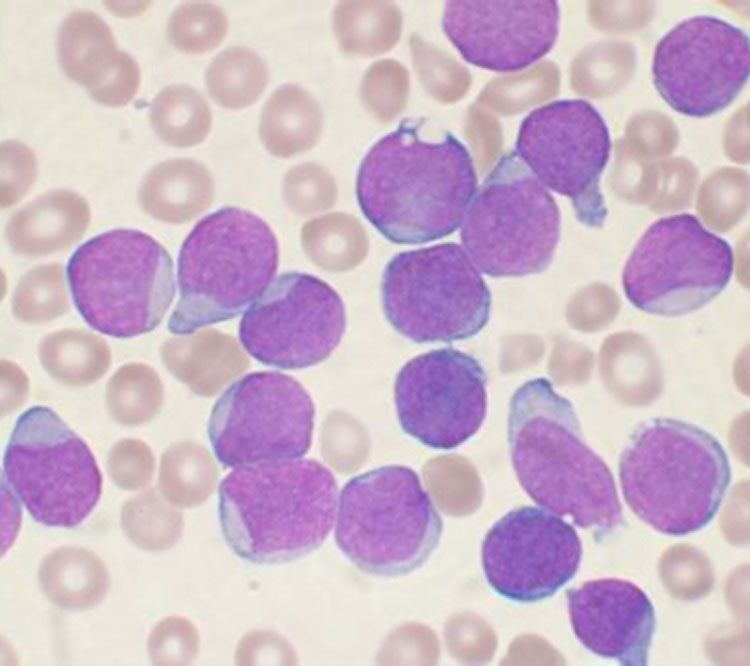
#> input picture 1_image_processing/dataset/train/img-5.jpg, 750 x 666 px
$ jupyter execute 'morph and dt.ipynb'   (shell and % lines are left out)   (older library calls are emulated)
#> lines starting #> are read from the running program, lines starting #| are printed output that depends on the picture; after the words box and inside, x2 and y2 are one past the last pixel; in counts of white or black regions, pixels touching at a corner belong together
[cell 1]
import numpy as np
import cv2
import matplotlib
import matplotlib.pyplot as plt

[cell 2]
cvimg = cv2.imread('dataset/train/img-5.jpg')
#> cvimg is the input picture: shape (666, 750, 3); mean B, G, R 201.5, 182, 204.7
rgbimg = cv2.cvtColor(cvimg, cv2.COLOR_BGR2RGB)
plt.imshow(rgbimg)

[cell 3]
gsimg = cv2.cvtColor(cvimg, cv2.COLOR_BGR2GRAY)
plt.imshow(gsimg, 'gray')

[cell 4]
greenimg = cvimg[:,:,1].astype('float64')
greenimg *= (255.0/greenimg.max())
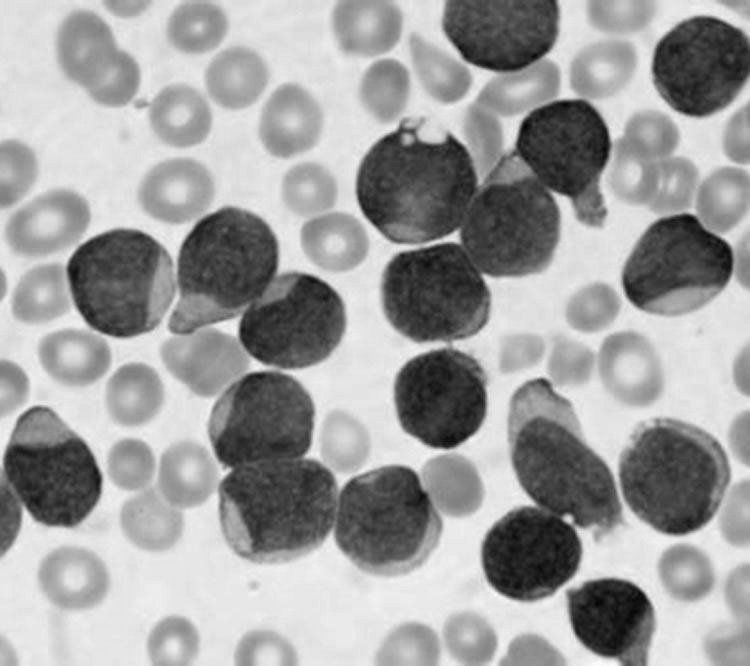
#> greenimg: shape (666, 750) float64; min 73, max 255, mean 187.1; drawn with min black and max white
greenimg = greenimg.astype('uint8')
plt.imshow(greenimg, 'gray')

[cell 5]
adabingreenimg = cv2.adaptiveThreshold(greenimg, 255, cv2.ADAPTIVE_THRESH_MEAN_C, cv2.THRESH_BINARY, 535, 62)
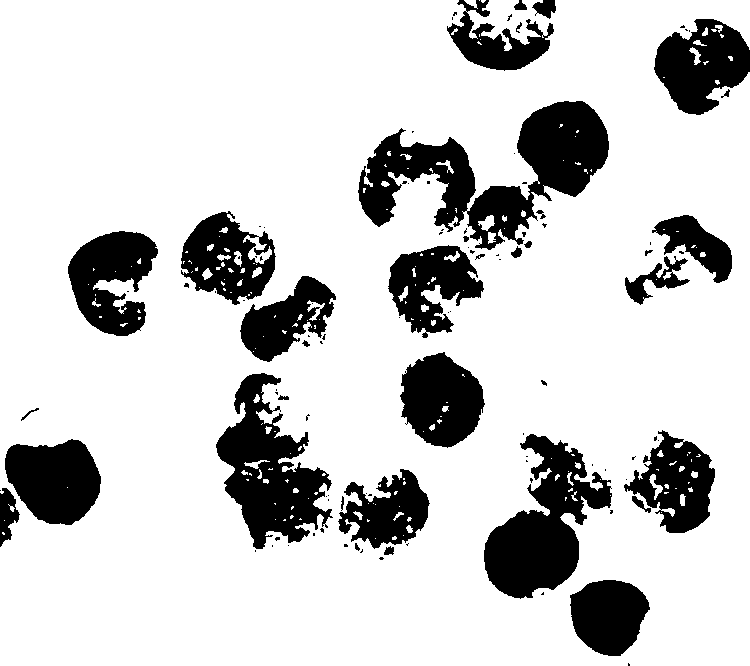
#> adabingreenimg: shape (666, 750); 80.9% white; 106 black regions (71 under 20 px), largest, box (x1, y1, x2, y2) and area: (358, 101, 609, 250) 15077, (484, 434, 612, 599) 10225, (216, 373, 333, 549) 9866
plt.imshow(adabingreenimg, 'gray')

[cell 6]
invadabingreenimg = 255-adabingreenimg
#> invadabingreenimg: shape (666, 750); 19.1% white; 106 white regions (71 under 20 px)
plt.imshow(invadabingreenimg, 'gray')

[cell 7]
img, contours, hierarchy = cv2.findContours(invadabingreenimg, cv2.RETR_LIST, cv2.CHAIN_APPROX_SIMPLE)
#> contours = 328 contours, 231 with area under 20; largest, box (x1, y1, x2, y2) and area: (358, 101, 609, 250) 15055, (484, 434, 612, 599) 9990, (216, 373, 333, 549) 9770, (5, 439, 101, 525) 5988, (654, 19, 750, 115) 5965
for contour in contours:
    cv2.fillPoly(invadabingreenimg, pts=[contour], color=255)
#> this loop made 328 passes
#> contour on passes 1, 2, 5: [[628, 663], [628, 665], [629, 665], [629, 664]], [[543, 592], [541, 594], [543, 594]], [[255, 550], [255, 551]]
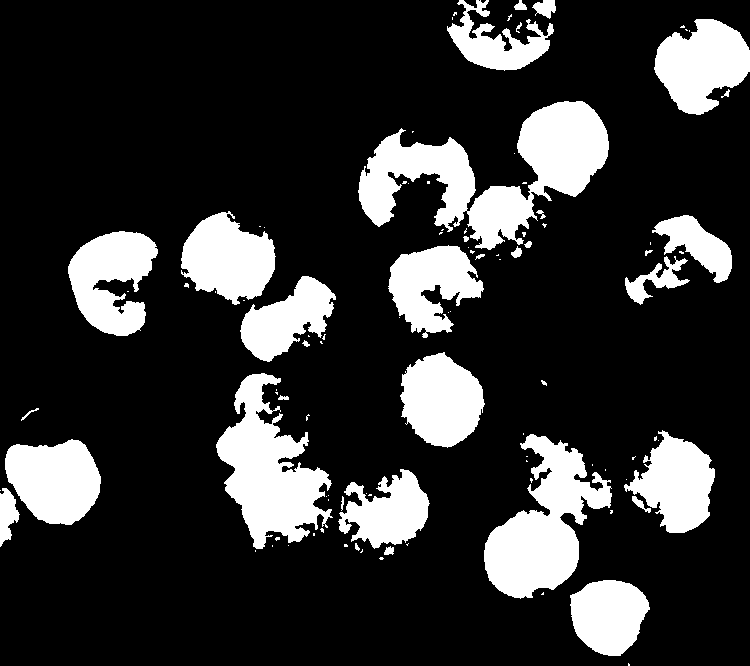
#> invadabingreenimg: shape (666, 750); 19.9% white; 102 white regions (67 under 20 px), largest, box (x1, y1, x2, y2) and area: (358, 101, 609, 250) 15658, (484, 434, 612, 599) 10370, (216, 373, 333, 549) 10219
plt.imshow(invadabingreenimg, 'gray')

[cell 8]
kernel = cv2.getStructuringElement(cv2.MORPH_ELLIPSE, (5, 5))
#> kernel = [[0, 0, 1, 0, 0], [1, 1, 1, 1, 1], [1, 1, 1, 1, 1], [1, 1, 1, 1, 1], [0, 0, 1, 0, 0]]
oinvadabingreenimg = cv2.morphologyEx(invadabingreenimg,cv2.MORPH_OPEN,kernel, iterations = 2)
#> oinvadabingreenimg: shape (666, 750); 18.6% white; 24 white regions, largest, box (x1, y1, x2, y2) and area: (484, 434, 611, 599) 9839, (217, 373, 327, 549) 9483, (517, 101, 609, 197) 6440
plt.imshow(oinvadabingreenimg, 'gray')

[cell 9]
kernel = cv2.getStructuringElement(cv2.MORPH_ELLIPSE, (5, 5))
coinvadabingreenimg = cv2.morphologyEx(oinvadabingreenimg,cv2.MORPH_CLOSE,kernel, iterations = 2)
#> coinvadabingreenimg: shape (666, 750); 18.9% white; 20 white regions, largest, box (x1, y1, x2, y2) and area: (484, 434, 611, 599) 10027, (217, 373, 327, 549) 9621, (359, 134, 533, 250) 8845
plt.imshow(coinvadabingreenimg, 'gray')

[cell 10]
dtcoinvadabingreenimg = cv2.distanceTransform(coinvadabingreenimg,cv2.DIST_L2,5)
plt.imshow(dtcoinvadabingreenimg, 'gray')

[cell 11]
_, temp = cv2.threshold(dtcoinvadabingreenimg,0.4*dtcoinvadabingreenimg.max(),255,0)
#> temp: shape (666, 750) float32; 4.3% white; 21 white regions (4 under 20 px), largest, box (x1, y1, x2, y2) and area: (500, 525, 563, 582) 2471, (233, 434, 305, 520) 2456, (534, 117, 593, 179) 2427
defwhitecells = np.uint8(temp)
plt.imshow(defwhitecells, 'gray')

[cell 12]
kernel = cv2.getStructuringElement(cv2.MORPH_ELLIPSE, (5, 5))
whitecells = cv2.dilate(defwhitecells, kernel, iterations=1)
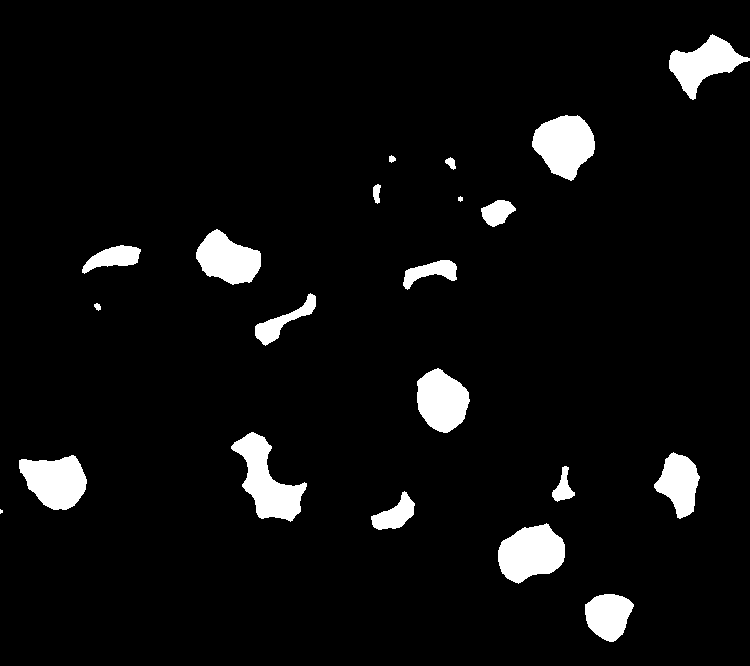
#> whitecells: shape (666, 750); 5.4% white; 21 white regions (1 under 20 px)
plt.imshow(whitecells, 'gray')

[cell 13]
_, whitecellscontours, _ = cv2.findContours(whitecells, cv2.RETR_LIST, cv2.CHAIN_APPROX_SIMPLE)
#> whitecellscontours = 21 contours, 2 with area under 20; largest, box (x1, y1, x2, y2) and area: (231, 432, 307, 522) 2900, (498, 523, 565, 584) 2773, (532, 115, 595, 181) 2735, (19, 455, 87, 510) 2530, (417, 368, 470, 433) 2390
print(len(whitecellscontours))
#| 21

[cell 14]
adabingreenimg = cv2.adaptiveThreshold(greenimg, 255, cv2.ADAPTIVE_THRESH_MEAN_C, cv2.THRESH_BINARY, 535, 0)
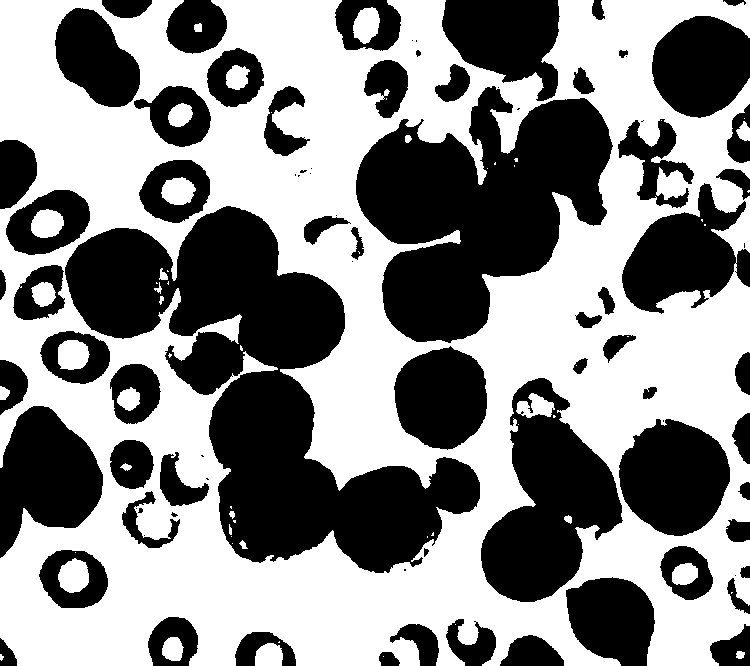
#> adabingreenimg: shape (666, 750); 53.8% white; 85 black regions (23 under 20 px), largest, box (x1, y1, x2, y2) and area: (65, 206, 480, 573) 58834, (356, 86, 613, 343) 38334, (481, 378, 623, 602) 17022
plt.imshow(adabingreenimg, 'gray')

[cell 15]
invadabingreenimg = 255 - adabingreenimg
plt.imshow(invadabingreenimg, 'gray')

[cell 16]
kernel = cv2.getStructuringElement(cv2.MORPH_RECT, (5, 5))
#> kernel = [[1, 1, 1, 1, 1], [1, 1, 1, 1, 1], [1, 1, 1, 1, 1], [1, 1, 1, 1, 1], [1, 1, 1, 1, 1]]
surewhitecells = cv2.dilate(coinvadabingreenimg, kernel, iterations=3)
#> surewhitecells: shape (666, 750); 28.2% white; 14 white regions, largest, box (x1, y1, x2, y2) and area: (176, 206, 339, 555) 28794, (353, 95, 615, 256) 22506, (478, 428, 655, 662) 20880
plt.imshow(surewhitecells, 'gray')

[cell 17]
redinvadabingreenimg = cv2.subtract(invadabingreenimg, surewhitecells)
#> redinvadabingreenimg: shape (666, 750); 20.3% white; 122 white regions (38 under 20 px)
plt.imshow(redinvadabingreenimg, 'gray')

[cell 18]
img, contours, hierarchy = cv2.findContours(redinvadabingreenimg, cv2.RETR_LIST, cv2.CHAIN_APPROX_SIMPLE)
#> contours = 174 contours, 73 with area under 20; largest, box (x1, y1, x2, y2) and area: (55, 8, 140, 107) 5496, (381, 181, 560, 277) 5147, (6, 190, 90, 255) 3813, (335, 457, 480, 573) 3698, (510, 378, 615, 492) 3498

img = cvimg.copy()
cv2.drawContours(img, contours, -1, (255, 0, 0), 1)
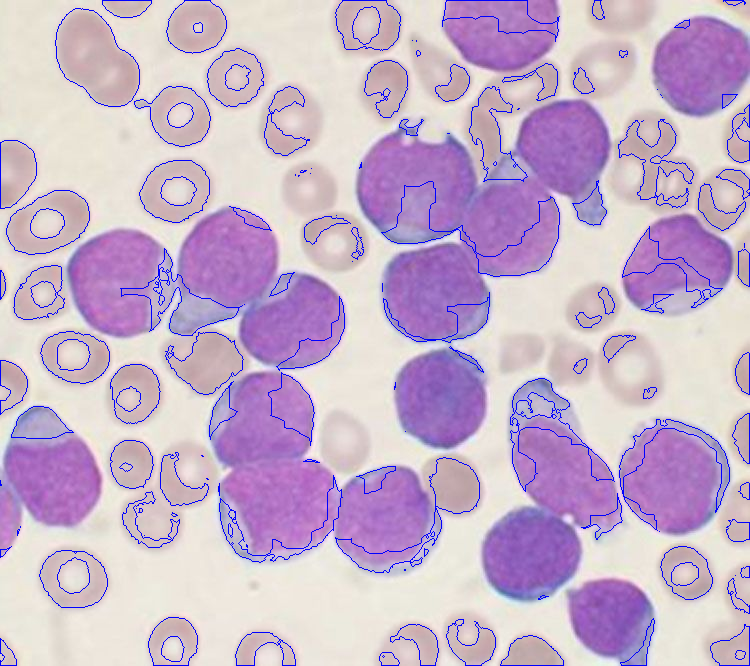
#> img: shape (666, 750, 3); 3% of pixels changed, all inside (x1, y1, x2, y2) = (0, 0, 750, 666)
plt.imshow(img, 'gray')

[cell 19]
for contour in contours:
    cv2.fillPoly(redinvadabingreenimg, pts =[contour], color=255)
#> this loop made 174 passes
#> contour on passes 1, 10, 18: [[382, 656], [383, 655], [384, 656], [383, 657]], [[454, 624], [455, 623], [456, 624], [455, 625]], [[735, 575]]
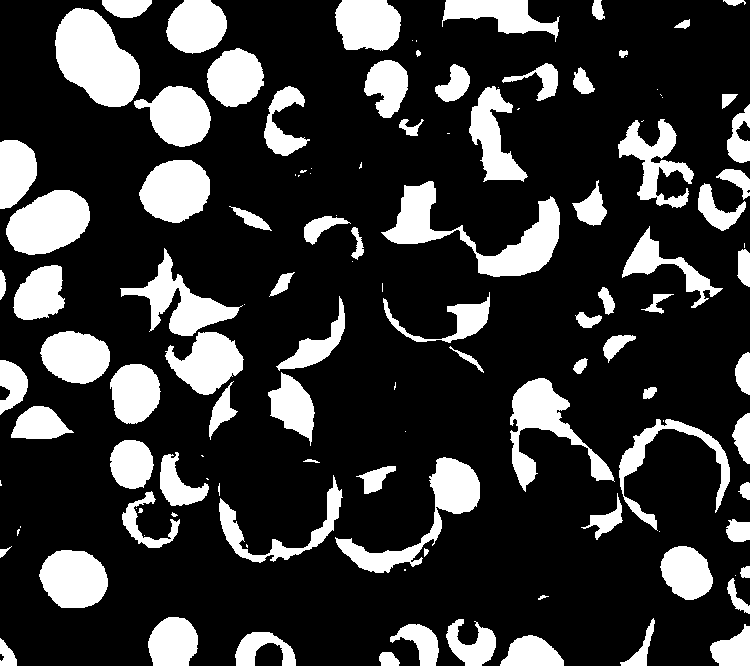
#> redinvadabingreenimg: shape (666, 750); 21.8% white; 122 white regions (38 under 20 px), largest, box (x1, y1, x2, y2) and area: (55, 8, 140, 107) 5627, (381, 181, 560, 277) 5434, (335, 457, 480, 573) 3946
plt.imshow(redinvadabingreenimg, 'gray')

[cell 20]
kernel = cv2.getStructuringElement(cv2.MORPH_ELLIPSE, (3, 3))
#> kernel = [[0, 1, 0], [1, 1, 1], [0, 1, 0]]
erodedredinvadabingreenimg = cv2.erode(redinvadabingreenimg, kernel, iterations=4)
#> erodedredinvadabingreenimg: shape (666, 750); 13.1% white; 119 white regions (29 under 20 px), largest, box (x1, y1, x2, y2) and area: (59, 12, 136, 103) 4635, (10, 194, 86, 251) 3108, (143, 164, 206, 219) 2654
plt.imshow(erodedredinvadabingreenimg, 'gray')

[cell 21]
kernel = cv2.getStructuringElement(cv2.MORPH_RECT, (5, 5))
#> kernel = [[1, 1, 1, 1, 1], [1, 1, 1, 1, 1], [1, 1, 1, 1, 1], [1, 1, 1, 1, 1], [1, 1, 1, 1, 1]]
dilatederodedredinvadabingreenimg = cv2.dilate(erodedredinvadabingreenimg, kernel, iterations=2)
#> dilatederodedredinvadabingreenimg: shape (666, 750); 23.5% white; 93 white regions, largest, box (x1, y1, x2, y2) and area: (140, 256, 244, 395) 6915, (55, 8, 148, 109) 6179, (6, 190, 90, 255) 4237
plt.imshow(dilatederodedredinvadabingreenimg, 'gray')

[cell 22]
dtdilatederodedredinvadabingreenimg = cv2.distanceTransform(dilatederodedredinvadabingreenimg,cv2.DIST_L2,5)
plt.imshow(dtdilatederodedredinvadabingreenimg, 'gray')

[cell 23]
_, temp = cv2.threshold(dtdilatederodedredinvadabingreenimg,0.35*dtdilatederodedredinvadabingreenimg.max(),255,0)
#> temp: shape (666, 750) float32; 5.3% white; 49 white regions (9 under 20 px), largest, box (x1, y1, x2, y2) and area: (66, 19, 129, 96) 3062, (17, 201, 79, 244) 1877, (150, 171, 199, 212) 1575
defredcells = np.uint8(temp)
plt.imshow(defredcells, 'gray')

[cell 24]
kernel = cv2.getStructuringElement(cv2.MORPH_ELLIPSE, (5, 5))
#> kernel = [[0, 0, 1, 0, 0], [1, 1, 1, 1, 1], [1, 1, 1, 1, 1], [1, 1, 1, 1, 1], [0, 0, 1, 0, 0]]
redcells = cv2.dilate(defredcells, kernel, iterations=1)
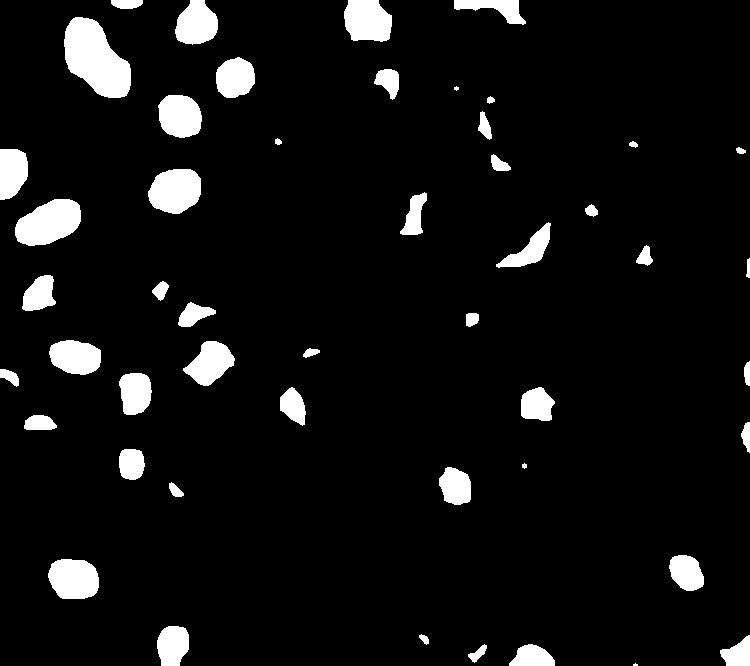
#> redcells: shape (666, 750); 6.9% white; 49 white regions (2 under 20 px)
plt.imshow(redcells, 'gray')

[cell 25]
_, redcellscontours, _ = cv2.findContours(redcells, cv2.RETR_LIST, cv2.CHAIN_APPROX_SIMPLE)
#> redcellscontours = 49 contours, 3 with area under 20; largest, box (x1, y1, x2, y2) and area: (64, 17, 131, 98) 3430, (15, 199, 81, 246) 2140, (148, 169, 201, 214) 1810, (48, 559, 99, 599) 1626, (344, 0, 392, 42) 1602
print(len(redcellscontours))
#| 49
